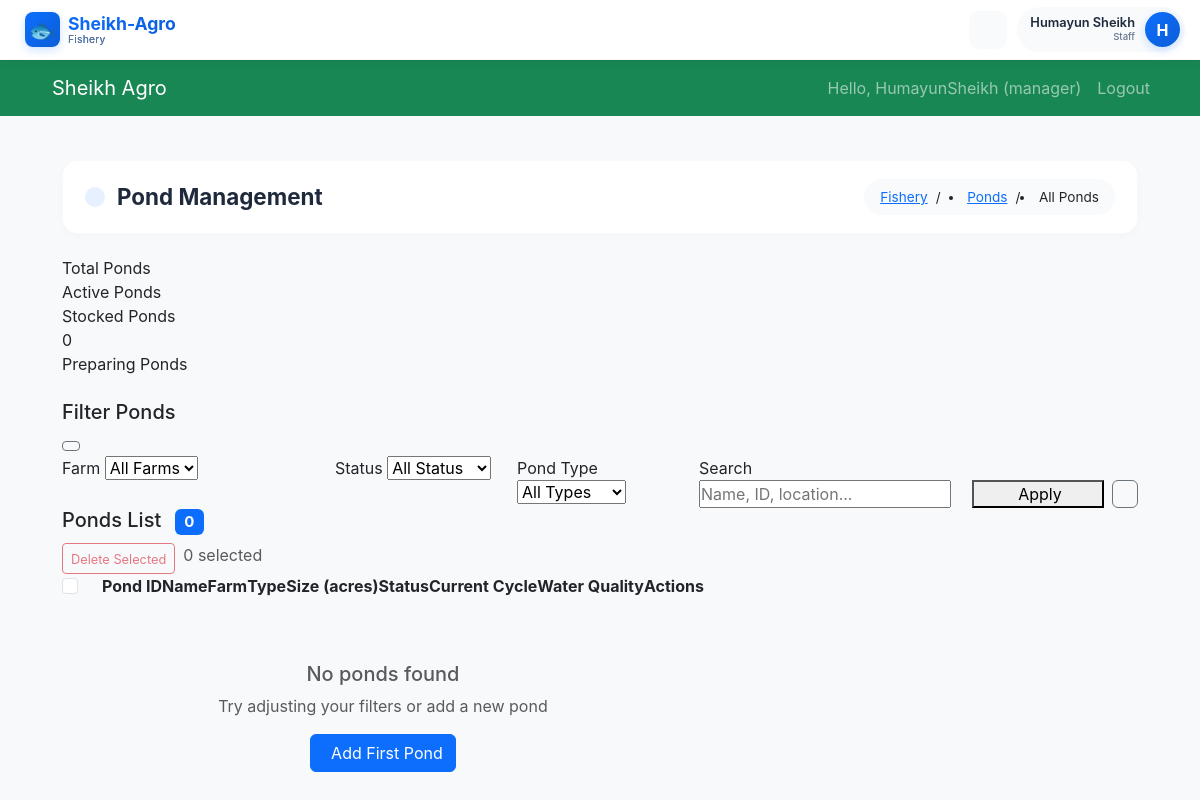
The page /fishery/ponds/ (signed in) on the database its author committed.
### accounts/models.py (models this page shows, shortened)
class User(AbstractUser):
    ROLE_CHOICES = (
        ('admin', 'Admin'),
        ('manager', 'Manager'),
        ('staff', 'Staff'),
        ('viewer', 'Viewer'),
    )
    THEME_CHOICES = (
        ('light', 'Light'),
        ('dark', 'Dark'),
        ('auto', 'Auto'),
    )
    role = models.CharField(max_length=20, choices=ROLE_CHOICES, default='manager')
    phone_number = models.CharField(max_length=20, blank=True)
    profile_picture = models.ImageField(upload_to='profile_pics/', null=True, blank=True)
    theme = models.CharField(max_length=10, choices=THEME_CHOICES, default='auto')
    notification_email = models.BooleanField(default=True)
    notification_sms = models.BooleanField(default=False)
    last_active = models.DateTimeField(null=True, blank=True)
    created_at = models.DateTimeField(auto_now_add=True)
    updated_at = models.DateTimeField(auto_now=True)
    class Meta:
        ordering = ['-date_joined']

### fishery/views.py (the view)
# urls.py: path('ponds/', views.PondListView.as_view(), name='pond_list'),
class PondListView(LoginRequiredMixin, ListView):
    model = Pond
    template_name = 'fishery/pond/list.html'
    context_object_name = 'ponds'
    paginate_by = 20
    def get_queryset(self):
        cache_key = f'pond_list_{self.request.GET.urlencode()}'
        cached = cache.get(cache_key)
        if cached:
            return cached
        queryset = Pond.objects.select_related('farm').only(
            'id', 'pond_id', 'name', 'farm__name', 'pond_type', 'size_in_acres',
            'status', 'is_active', 'location'
        )
        farm_id = self.request.GET.get('farm')
        if farm_id:
            queryset = queryset.filter(farm_id=farm_id)
        status = self.request.GET.get('status')
        if status:
            queryset = queryset.filter(status=status)
        pond_type = self.request.GET.get('type')
        if pond_type:
            queryset = queryset.filter(pond_type=pond_type)
        search = self.request.GET.get('search')
        if search:
            queryset = queryset.filter(
                Q(name__icontains=search) |
                Q(pond_id__icontains=search)
            )
        cache.set(cache_key, queryset, 300)
        return queryset
    def get_context_data(self, **kwargs):
        context = super().get_context_data(**kwargs)
        farms = cache.get('farms_list')
        if not farms:
            farms = Farm.objects.only('id', 'name').all()
            cache.set('farms_list', farms, 3600)
        context['farms'] = farms
        context['current_farm'] = self.request.GET.get('farm', '')
        context['current_status'] = self.request.GET.get('status', '')
        context['current_type'] = self.request.GET.get('type', '')
        context['search_query'] = self.request.GET.get('search', '')
        return context

### fishery/templates/fishery/pond/list.html (shortened to what this page needs)
{% extends 'fishery/base_fishery.html' %}
{% load static %}
{% block page_icon %}bi bi-water{% endblock %}
{% block page_title %}Pond Management{% endblock %}
{% block breadcrumb %}
<li class="breadcrumb-item"><a href="{% url 'fishery:pond_list' %}">Ponds</a></li>
<li class="breadcrumb-item active" aria-current="page">All Ponds</li>
{% endblock %}
{% block fishery_content %}
<div class="container-fluid px-0">
    <div class="fishery-stats-grid mb-4">
        <div class="fishery-stat-card">
            <div class="fishery-stat-label">Total Ponds</div>
        </div>
        <div class="fishery-stat-card">
            <div class="fishery-stat-label">Active Ponds</div>
        </div>
        <div class="fishery-stat-card">
            <div class="fishery-stat-label">Stocked Ponds</div>
        </div>
        <div class="fishery-stat-card">
            <div class="fishery-stat-value" id="preparingPonds">{{ preparing_ponds|default:"0" }}</div>
            <div class="fishery-stat-label">Preparing Ponds</div>
        </div>
    </div>
    <div class="fishery-table-container">
        <div class="fishery-table-header">
            <h5 class="fishery-table-title">
                Filter Ponds
            </h5>
            <button class="btn btn-sm btn-outline-secondary" type="button" data-bs-toggle="collapse" data-bs-target="#filterCollapse">
            </button>
        </div>
        <div class="collapse show" id="filterCollapse">
            <form method="get" id="filterForm">
                <div class="row g-3">
                    <div class="col-md-3">
                        <label class="fishery-form-label">Farm</label>
                        <select name="farm" class="fishery-form-control" onchange="this.form.submit()">
                            <option value="">All Farms</option>
                        </select>
                    </div>
                    <div class="col-md-2">
                        <label class="fishery-form-label">Status</label>
                        <select name="status" class="fishery-form-control" onchange="this.form.submit()">
                            <option value="">All Status</option>
                        </select>
                    </div>
                    <div class="col-md-2">
                        <label class="fishery-form-label">Pond Type</label>
                        <select name="type" class="fishery-form-control" onchange="this.form.submit()">
                            <option value="">All Types</option>
                        </select>
                    </div>
                    <div class="col-md-3">
                        <label class="fishery-form-label">Search</label>
                        <input type="text" name="search" class="fishery-form-control"
                               placeholder="Name, ID, location..." value="{{ search_query }}">
                    </div>
                    <div class="col-md-2 d-flex align-items-end">
                        <div class="d-flex gap-2 w-100">
                            <button type="submit" class="fishery-btn-add w-100">
                                 Apply
                            </button>
                            <a href="{% url 'fishery:pond_list' %}" class="btn btn-outline-secondary">
                            </a>
                        </div>
                    </div>
                </div>
            </form>
        </div>
    </div>
    <div class="fishery-table-container">
        <div class="fishery-table-header">
            <h5 class="fishery-table-title">
                Ponds List
                <span class="badge bg-primary ms-2">{{ paginator.count }}</span>
            </h5>
            <div class="d-flex gap-2">
                <button class="btn btn-sm btn-outline-danger" id="bulkDeleteBtn" disabled onclick="bulkDeletePonds()">
                     Delete Selected
                </button>
                <span class="text-muted" id="selectedCount">0 selected</span>
            </div>
        </div>
        <div class="table-responsive">
            <table class="fishery-table">
                <thead>
                    <tr>
                        <th width="40">
                            <input type="checkbox" class="form-check-input" id="selectAll">
                        </th>
                        <th>Pond ID</th>
                        <th>Name</th>
                        <th>Farm</th>
                        <th>Type</th>
                        <th>Size (acres)</th>
                        <th>Status</th>
                        <th>Current Cycle</th>
                        <th>Water Quality</th>
                        <th>Actions</th>
                    </tr>
                </thead>
                <tbody>
                    {% for pond in ponds %}
                    <tr class="pond-row" data-id="{{ pond.id }}">
                        <td>
                            <input type="checkbox" class="form-check-input pond-checkbox" value="{{ pond.id }}">
                        </td>
                        <td>
                            <span class="fw-bold">{{ pond.pond_id }}</span>
                        </td>
                        <td>{{ pond.name }}</td>
                        <td>{{ pond.farm.name|default:"-" }}</td>
                        <td>
                            <span class="fishery-badge fishery-badge-primary">
                                {{ pond.get_pond_type_display }}
                            </span>
                        </td>
                        <td>{{ pond.size_in_acres }}</td>
                        <td>
                            {% if pond.status == 'STOCKED' %}
                                <span class="fishery-badge fishery-badge-success">Stocked</span>
                            {% elif pond.status == 'PREPARING' %}
                                <span class="fishery-badge fishery-badge-warning">Preparing</span>
                            {% elif pond.status == 'HARVESTING' %}
                                <span class="fishery-badge fishery-badge-info">Harvesting</span>
                            {% elif pond.status == 'DRYING' %}
                                <span class="fishery-badge fishery-badge-secondary">Drying</span>
                            {% elif pond.status == 'FILLING' %}
                                <span class="fishery-badge fishery-badge-primary">Filling</span>
                            {% else %}
                                <span class="fishery-badge fishery-badge-secondary">{{ pond.get_status_display }}</span>
                            {% endif %}
                        </td>
                        <td>
                            {% with cycle=pond.current_cycle %}
                                {% if cycle %}
                                    <a href="{% url 'fishery:cycle_detail' cycle.id %}" class="text-decoration-none">
                                        {{ cycle.species.name }} ({{ cycle.days_in_production }}d)
                                    </a>
                                {% else %}
                                    <span class="text-muted">—</span>
                                {% endif %}
                            {% endwith %}
                        </td>
                        <td>
                            {% with quality=pond.latest_water_quality %}
                                {% if quality %}
                                    {% if quality.alert_generated %}
                                        <span class="fishery-badge fishery-badge-danger" title="{{ quality.alert_message }}">
                                            <i class="bi bi-exclamation-triangle"></i> Alert
                                        </span>
                                    {% else %}
                                        <span class="fishery-badge fishery-badge-success">
                                            <i class="bi bi-check-circle"></i> Good
                                        </span>
                                    {% endif %}
                                {% else %}
                                    <span class="fishery-badge fishery-badge-secondary">No data</span>
                                {% endif %}
                            {% endwith %}
                        </td>
                        <td>
                            <div class="d-flex gap-2">
                                <a href="{% url 'fishery:pond_detail' pond.id %}" class="btn btn-sm btn-outline-info" title="View">
                                    <i class="bi bi-eye"></i>
                                </a>
                                <a href="{% url 'fishery:pond_edit' pond.id %}" class="btn btn-sm btn-outline-warning" title="Edit">
                                    <i class="bi bi-pencil"></i>
                                </a>
                                <button class="btn btn-sm btn-outline-danger" onclick="confirmDeletePond({{ pond.id }})" title="Delete">
                                    <i class="bi bi-trash"></i>
                                </button>
                                <a href="{% url 'fishery:water_add' %}?pond={{ pond.id }}" class="btn btn-sm btn-outline-info" title="Add Water Reading">
                                    <i class="bi bi-droplet"></i>
                                </a>
                            </div>
                        </td>
                    </tr>
                    {% empty %}
                    <tr>
                        <td colspan="10" class="text-center py-5">
                            <h5 class="text-muted">No ponds found</h5>
                            <p class="text-muted mb-3">Try adjusting your filters or add a new pond</p>
                            <a href="{% url 'fishery:pond_add' %}" class="btn btn-primary">
                                Add First Pond
                            </a>
                        </td>
                    </tr>
                    {% endfor %}
                </tbody>
            </table>
        </div>
    </div>
</div>
{% endblock %}

### fishery/templates/fishery/base_fishery.html (shortened to what this page needs)
{% extends 'base.html' %}
{% load static %}
{% block content %}
<nav class="top-navbar">
    <a href="{% url 'fishery:dashboard' %}" class="navbar-brand">
        <div class="logo-icon">🐟</div>
        <div class="logo-text">
            Sheikh-Agro
            <span>Fishery</span>
        </div>
    </a>
    <div class="navbar-right">
        <button class="mobile-menu-btn" onclick="toggleMobileMenu()">
        </button>
        <div class="nav-dropdown">
            <div class="user-menu" onclick="toggleDropdown(this, true)">
                <div class="user-info">
                    <div class="user-name">{{ request.user.get_full_name|default:request.user.username }}</div>
                    <div class="user-role">
                        {% if request.user.is_superuser %}Admin{% else %}Staff{% endif %}
                    </div>
                </div>
                <div class="user-avatar">
                    {{ request.user.username|first|upper }}
                </div>
            </div>
        </div>
    </div>
</nav>
<main class="main-content">
    <div class="fishery-page-header">
        <h1 class="fishery-page-title">
            <i class="{% block page_icon %}bi bi-fish{% endblock %}"></i>
            {% block page_title %}Fishery Dashboard{% endblock %}
        </h1>
        <div class="fishery-breadcrumb">
            <a href="{% url 'fishery:dashboard' %}">Fishery</a>
            <span>/</span>
            {% block breadcrumb %}{% endblock %}
        </div>
    </div>
    {% block fishery_content %}{% endblock %}
</main>
{% endblock %}

### templates/partials/navbar.html (shortened to what this page needs)
<nav class="navbar navbar-expand-lg navbar-dark bg-success">
    <div class="container">
        <a class="navbar-brand" href="{% url 'home:dashboard' %}">Sheikh Agro</a>
        <div class="collapse navbar-collapse" id="navbarNav">
            <ul class="navbar-nav ms-auto">
                {% if user.is_authenticated %}
                    <li class="nav-item">
                        <span class="nav-link">Hello, {{ user.username }} ({{ user.role }})</span>
                    </li>
                    <li class="nav-item">
                        <a class="nav-link" href="{% url 'accounts:logout' %}">Logout</a>
                    </li>
                {% endif %}
            </ul>
        </div>
    </div>
</nav>

### rows shown on the page
User: username "HumayunSheikh", role "manager", user.get_full_name "Humayun Sheikh", user.username|first "H"

### other values the page prints
{{ preparing_ponds|default:"0" }} "0"
{{ paginator.count }} "0"
